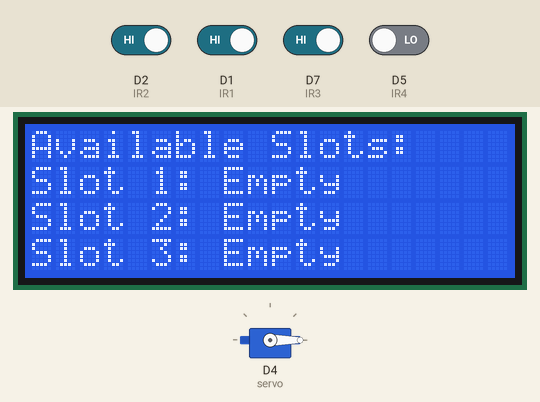
This sketch was run on a simulated ESP8266 (NodeMCU). Shown: 20×4 character LCD, servo. The test bench sets the inputs (shaded band); at power-on: D1 (IR1), D2 (IR2), D7 (IR3) HIGH, D5 (IR4) LOW. WiFi joins after 1.5 s; servers stay silent unless stated.

Above: at 9.5 s.
9.6 s: D2 (IR2) driven LOW
At 14.6 s:
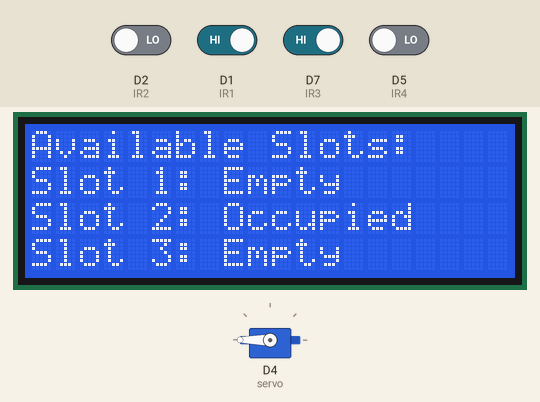
18.2 s: D1 (IR1) driven LOW
At 22.7 s:
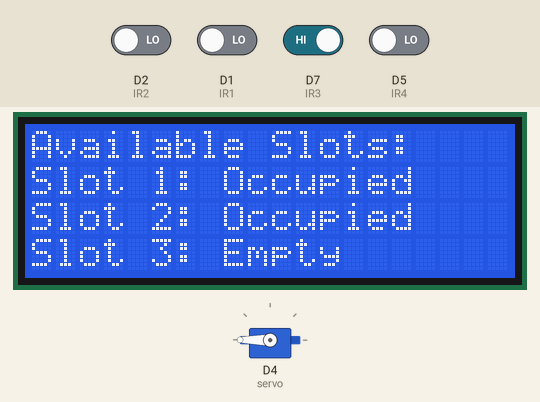
26.8 s: D7 (IR3) driven LOW
At 30.8 s:
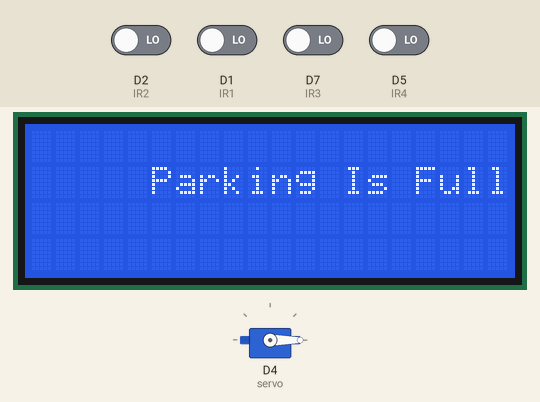
31.7 s: D2 (IR2) driven HIGH
At 39.9 s:
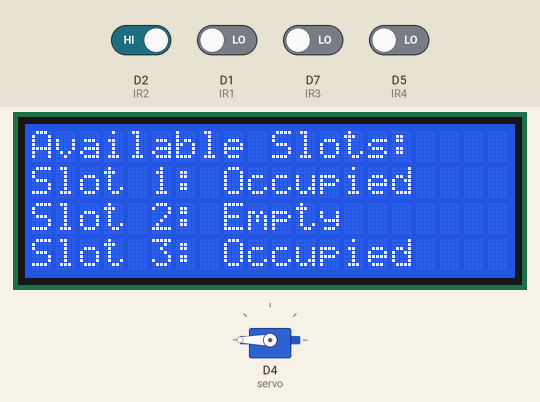
40.3 s: D1 (IR1) driven HIGH
At 43.9 s:
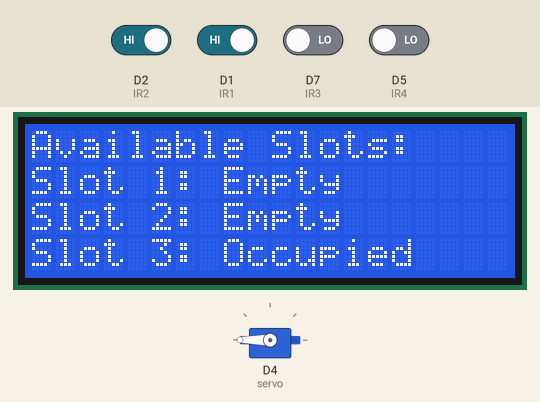
48.9 s: D2 (IR2) driven LOW
At 52.0 s:
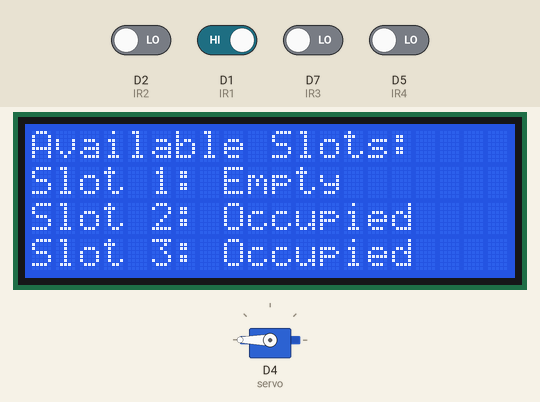
Timing chart, 0 to 57.1 s (numbered marks = the images above; inputs shaded):
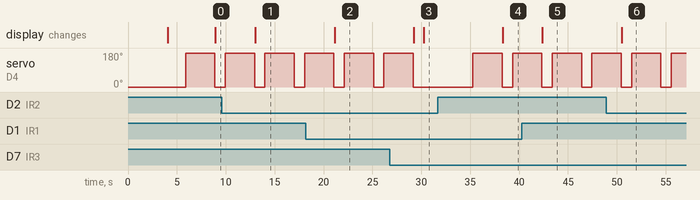

Measured:
- after the input at 9.6 s, the display: changes after 3.4 s (image 1)
- after the input at 18.2 s, the display: changes after 2.9 s (image 2)
- after the input at 26.8 s, servo on D4 (servo): goes on until 29.2 s, then stays 0°; the display: first changes after 2.4 s (image 3 shows a later state)
- after the input at 31.7 s, servo on D4 (servo): 0° → 180° after 3.6 s, → 0° 3.0 s later, → 180° 1.1 s later; the display: changes after 6.6 s (image 4)
- after the input at 40.3 s, the display: changes after 2.1 s (image 5)
- after the input at 48.9 s, the display: changes after 1.6 s (image 6)
- by itself, servo on D4 (servo): alternates 180° for 3.0 s and 0° for 1.1 s

The sketch:

sketch_apr28a.ino
```cpp
// Include the library files
#define BLYNK_TEMPLATE_ID "TMPL3gSx9JmZd"
#define BLYNK_TEMPLATE_NAME "Car Parking System"
#define BLYNK_AUTH_TOKEN "P7tartN-vQwXF1mKLb66gCO3RE22UsX9"
#define BLYNK_PRINT Serial

#include <ESP8266WiFi.h>
#include <BlynkSimpleEsp8266.h>
#include <Wire.h>
#include <Servo.h>
#include <LiquidCrystal_I2C.h>

LiquidCrystal_I2C lcd(0x27, 20, 4);
Servo servo;

// Create an object for the BMP180 sensor
int IR1 = D1; // choose input pin (for Infrared sensor)
int IR2 = D2; // choose input pin (for Infrared sensor)
int IR3 = D7;
int IR4 = D5; // choose input pin (for Infrared sensor)

char auth[] = "P7tartN-vQwXF1mKLb66gCO3RE22UsX9"; // Enter your Auth token
char ssid[] = "Bunny";                           // Enter your WIFI name
char pass[] = "12345678";                         // Enter your WIFI password

BlynkTimer timer;

void setup() {
  Serial.begin(115200);

  Wire.begin(D6, D8); // Use predefined PINS consts
  lcd.begin(20, 4);   // The begin call takes the width and height.
  lcd.backlight();    // Turn on the backlight.
  lcd.setCursor(4, 1); // Move the cursor at origin
  lcd.print("CAR PARKING");
  lcd.setCursor(6, 2);
  lcd.print("SYSTEM");
  delay(4000);
  lcd.clear();

  pinMode(IR1, INPUT); // declare Infrared sensor as input
  pinMode(IR2, INPUT); // declare Infrared sensor as input
  pinMode(IR3, INPUT);
  pinMode(IR4, INPUT);

  servo.attach(D4); // D4
  servo.write(0);

  Blynk.begin(auth, ssid, pass, "blynk.cloud", 80);

  // Call the functions
  timer.setInterval(100L, Slot1);
  timer.setInterval(100L, Slot2);
  timer.setInterval(100L, Slot3);
}

void Slot1() {
  int value1 = digitalRead(IR1);
  if (value1 == 0) {
    WidgetLED LED(V0);
    LED.off();
  } else {
    WidgetLED LED(V0);
    LED.on();
  }
}

void Slot2() {
  int value2 = digitalRead(IR2);
  if (value2 == 0) {
    WidgetLED LED(V1);
    LED.off();
  } else {
    WidgetLED LED(V1);
    LED.on();
  }
}

void Slot3() {
  int value3 = digitalRead(IR3);
  if (value3 == 0) {
    WidgetLED LED(V2);
    LED.off();
  } else {
    WidgetLED LED(V2);
    LED.on();
  }
}

void loop() {
  Blynk.run(); // Run the Blynk library
  timer.run(); // Run the Blynk timer

  int slotsAvailable = 0;

  if (digitalRead(IR1) == HIGH) {
    slotsAvailable++;
  }
  if (digitalRead(IR2) == HIGH) {
    slotsAvailable++;
  }
  if (digitalRead(IR3) == HIGH) {
    slotsAvailable++;
  }

  if (slotsAvailable == 0) {
    lcd.clear();
    lcd.setCursor(8, 1);
    lcd.print("Sorry ):");
    lcd.setCursor(5, 1);
    lcd.print("Parking Is Full");
    delay(5000);
    // Stop the servo motor
    servo.write(0);
  } else {
    // Check if entry is blocked
    if (digitalRead(IR4) == LOW) {
      servo.write(180);
      delay(3000);
      servo.write(0);

    }

    lcd.clear();
    lcd.setCursor(0, 0);
    lcd.print("Available Slots:");
    lcd.setCursor(0, 1);
    lcd.print("Slot 1: ");
    lcd.print(digitalRead(IR1) == HIGH ? "Empty" : "Occupied");
    lcd.setCursor(0, 2);
    lcd.print("Slot 2: ");
    lcd.print(digitalRead(IR2) == HIGH ? "Empty" : "Occupied");
    lcd.setCursor(0, 3);
    lcd.print("Slot 3: ");
    lcd.print(digitalRead(IR3) == HIGH ? "Empty" : "Occupied");

    delay(1000);
  }
}
```
